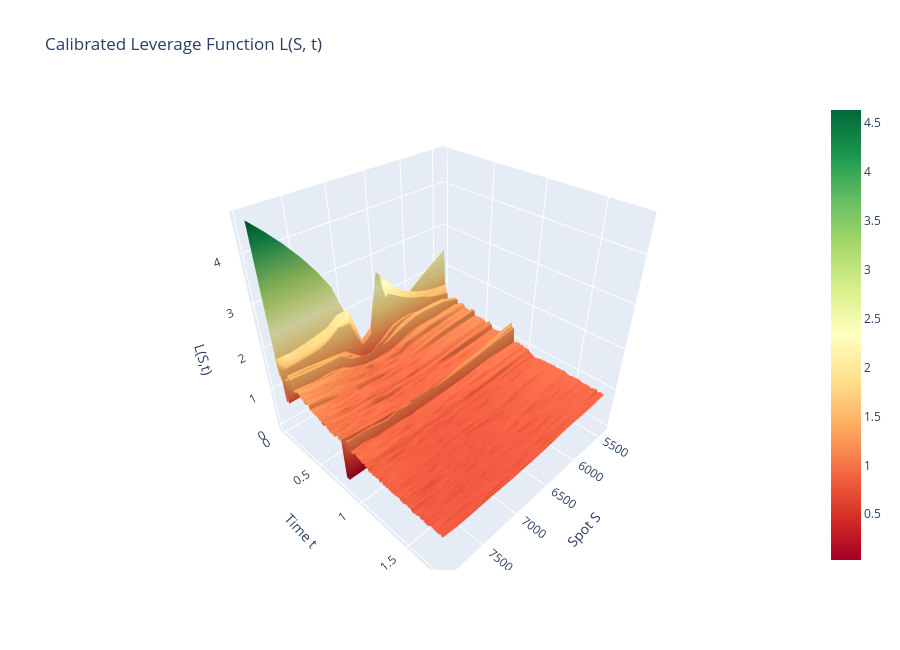

Notebook code for this chart:
### Code cell
# leverage from initial 100k-path calibration — shape is representative,
# final 200k-path recalibration below is used for actual simulation
L2_flat = np.array(slv_sim.get_leverage_grid())
S_pts   = np.array(slv_sim.get_spot_grid())
n_s     = slv_sim.get_num_spot_points()
n_t     = len(L2_flat) // n_s
L_grid  = np.sqrt(L2_flat.reshape(n_t, n_s))  # stored as L², take sqrt

# trim to ±20% around spot
mask = (S_pts > S0 * 0.80) & (S_pts < S0 * 1.20)
S_plot = S_pts[mask]
L_plot = L_grid[:, mask]
t_plot = np.linspace(0, T_max, n_t)
S_mesh, t_mesh = np.meshgrid(S_plot, t_plot)

fig = go.Figure(data=[go.Surface(x=S_mesh, y=t_mesh, z=L_plot, colorscale='RdYlGn')])
fig.update_layout(
    title='Calibrated Leverage Function L(S, t)',
    scene=dict(xaxis_title='Spot S', yaxis_title='Time t', zaxis_title='L(S,t)'),
    width=900, height=650
)
fig.show()

### Figure 1 — Plotly figure (JSON) as saved in the notebook; plotly's stock layout.template omitted (floating-point values rounded to 4 significant figures; data arrays with more than 128 entries replaced by an {"elided": "..."} marker saying what was removed)
{"data": [{"colorscale": [[0, "rgb(165,0,38)"], [0.1, "rgb(215,48,39)"], [0.2, "rgb(244,109,67)"], [0.3, "rgb(253,174,97)"], [0.4, "rgb(254,224,139)"], [0.5, "rgb(255,255,191)"], [0.6, "rgb(217,239,139)"], [0.7, "rgb(166,217,106)"], [0.8, "rgb(102,189,99)"], [0.9, "rgb(26,152,80)"], [1, "rgb(0,104,55)"]], "type": "surface", "x": {"elided": "179x19 float values"}, "y": {"elided": "179x19 float values"}, "z": {"elided": "179x19 float values"}}], "layout": {"height": 650, "scene": {"xaxis": {"title": {"text": "Spot S"}}, "yaxis": {"title": {"text": "Time t"}}, "zaxis": {"title": {"text": "L(S,t)"}}}, "title": {"text": "Calibrated Leverage Function L(S, t)"}, "width": 900}}
